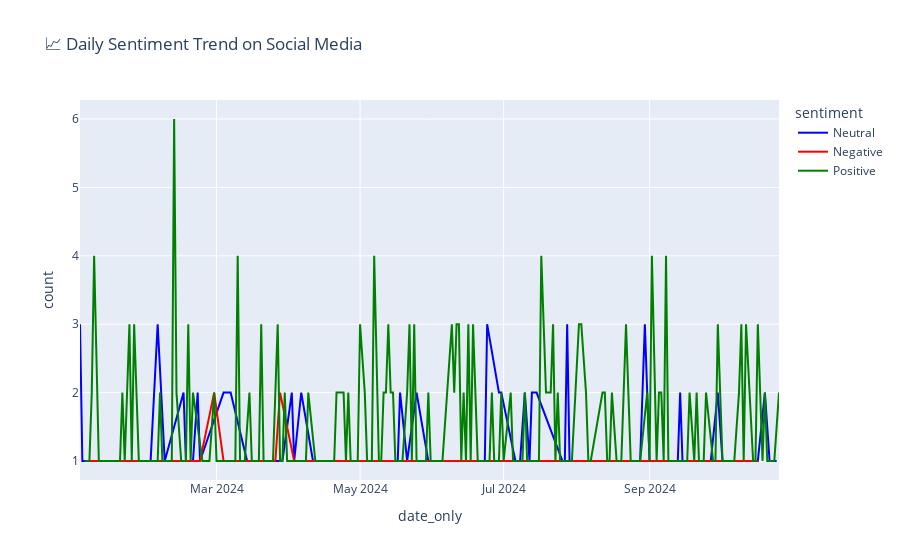

Notebook code cell kept with this figure:
### Code cell
# ==============================
# STEP 6: Sentiment Trend Over Time (2D Summary)
# ==============================
df['date_only'] = df['date'].dt.date
trend = df.groupby(['date_only', 'sentiment']).size().reset_index(name='count')

fig = px.line(trend, x='date_only', y='count', color='sentiment',
              title='📈 Daily Sentiment Trend on Social Media',
              color_discrete_map={'Positive':'green','Neutral':'blue','Negative':'red'})
fig.show()

### Figure 1 — Plotly figure (JSON) as saved in the notebook; plotly's stock layout.template omitted (floating-point values rounded to 4 significant figures; data arrays with more than 128 entries replaced by an {"elided": "..."} marker saying what was removed)
{"data": [{"hovertemplate": "sentiment=Neutral<br>date_only=%{x}<br>count=%{y}<extra></extra>", "legendgroup": "Neutral", "line": {"color": "blue", "dash": "solid"}, "marker": {"symbol": "circle"}, "mode": "lines", "name": "Neutral", "orientation": "v", "showlegend": true, "type": "scatter", "x": ["2024-01-03", "2024-01-04", "2024-01-05", "2024-01-09", "2024-01-13", "2024-01-15", "2024-01-17", "2024-01-18", "2024-01-19", "2024-01-21", "2024-01-22", "2024-01-23", "2024-01-26", "2024-01-30", "2024-02-02", "2024-02-05", "2024-02-08", "2024-02-16", "2024-02-17", "2024-02-20", "2024-02-22", "2024-02-23", "2024-03-04", "2024-03-07", "2024-03-14", "2024-03-20", "2024-03-22", "2024-03-23", "2024-03-27", "2024-03-28", "2024-03-29", "2024-04-02", "2024-04-03", "2024-04-06", "2024-04-11", "2024-04-12", "2024-04-19", "2024-04-22", "2024-04-25", "2024-04-26", "2024-04-27", "2024-04-28", "2024-04-29", "2024-05-02", "2024-05-07", "2024-05-08", "2024-05-12", "2024-05-14", "2024-05-17", "2024-05-18", "2024-05-21", "2024-05-25", "2024-05-30", "2024-06-04", "2024-06-06", "2024-06-09", "2024-06-10", "2024-06-17", "2024-06-18", "2024-06-19", "2024-06-23", "2024-06-24", "2024-06-29", "2024-06-30", "2024-07-06", "2024-07-08", "2024-07-10", "2024-07-12", "2024-07-13", "2024-07-15", "2024-07-26", "2024-07-27", "2024-07-28", "2024-07-29", "2024-08-03", "2024-08-06", "2024-08-07", "2024-08-08", "2024-08-14", "2024-08-22", "2024-08-27", "2024-08-28", "2024-08-30", "2024-09-01", "2024-09-02", "2024-09-06", "2024-09-08", "2024-09-13", "2024-09-14", "2024-09-15", "2024-09-27", "2024-09-30", "2024-10-02", "2024-10-09", "2024-10-10", "2024-10-14", "2024-10-15", "2024-10-16", "2024-10-17", "2024-10-20", "2024-10-22", "2024-10-24", "2024-10-25"], "xaxis": "x", "y": [3, 1, 1, 1, 1, 1, 1, 1, 1, 1, 1, 1, 1, 1, 1, 3, 1, 2, 1, 1, 2, 1, 2, 2, 1, 1, 1, 1, 1, 1, 1, 2, 1, 2, 1, 1, 1, 1, 1, 1, 1, 1, 1, 1, 1, 1, 1, 1, 1, 2, 1, 2, 1, 1, 1, 1, 1, 1, 1, 1, 1, 3, 2, 2, 1, 1, 2, 1, 2, 2, 1, 1, 3, 1, 1, 1, 1, 1, 1, 1, 1, 1, 3, 1, 1, 1, 1, 1, 2, 1, 1, 2, 1, 1, 1, 1, 1, 1, 1, 2, 1, 1, 1], "yaxis": "y"}, {"hovertemplate": "sentiment=Negative<br>date_only=%{x}<br>count=%{y}<extra></extra>", "legendgroup": "Negative", "line": {"color": "red", "dash": "solid"}, "marker": {"symbol": "circle"}, "mode": "lines", "name": "Negative", "orientation": "v", "showlegend": true, "type": "scatter", "x": ["2024-01-05", "2024-01-11", "2024-01-12", "2024-01-14", "2024-01-15", "2024-01-25", "2024-01-29", "2024-02-06", "2024-02-09", "2024-02-17", "2024-02-19", "2024-02-23", "2024-02-29", "2024-03-04", "2024-03-05", "2024-03-14", "2024-03-15", "2024-03-20", "2024-03-22", "2024-03-26", "2024-03-28", "2024-04-03", "2024-04-05", "2024-04-23", "2024-04-28", "2024-05-01", "2024-05-03", "2024-05-13", "2024-05-14", "2024-05-17", "2024-05-24", "2024-05-30", "2024-05-31", "2024-06-03", "2024-06-12", "2024-06-19", "2024-06-24", "2024-06-30", "2024-07-02", "2024-07-18", "2024-07-25", "2024-07-30", "2024-07-31", "2024-08-01", "2024-08-05", "2024-08-08", "2024-08-10", "2024-08-13", "2024-08-23", "2024-08-30", "2024-09-03", "2024-09-13", "2024-09-14", "2024-10-08", "2024-10-12", "2024-10-17"], "xaxis": "x", "y": [1, 1, 1, 1, 1, 1, 1, 1, 1, 1, 1, 1, 2, 1, 1, 1, 1, 1, 1, 1, 2, 1, 1, 1, 1, 1, 1, 1, 1, 1, 1, 1, 1, 1, 1, 1, 1, 1, 1, 1, 1, 1, 1, 1, 1, 1, 1, 1, 1, 1, 1, 1, 1, 1, 1, 1], "yaxis": "y"}, {"hovertemplate": "sentiment=Positive<br>date_only=%{x}<br>count=%{y}<extra></extra>", "legendgroup": "Positive", "line": {"color": "green", "dash": "solid"}, "marker": {"symbol": "circle"}, "mode": "lines", "name": "Positive", "orientation": "v", "showlegend": true, "type": "scatter", "x": {"elided": "200 str values"}, "xaxis": "x", "y": {"elided": "200 int values"}, "yaxis": "y"}], "layout": {"autosize": true, "legend": {"title": {"text": "sentiment"}, "tracegroupgap": 0}, "title": {"text": "📈 Daily Sentiment Trend on Social Media"}, "xaxis": {"anchor": "y", "autorange": true, "domain": [0, 1], "range": ["2024-01-03", "2024-10-26"], "title": {"text": "date_only"}, "type": "date"}, "yaxis": {"anchor": "x", "autorange": true, "domain": [0, 1], "range": [0.7222, 6.278], "title": {"text": "count"}, "type": "linear"}}}
